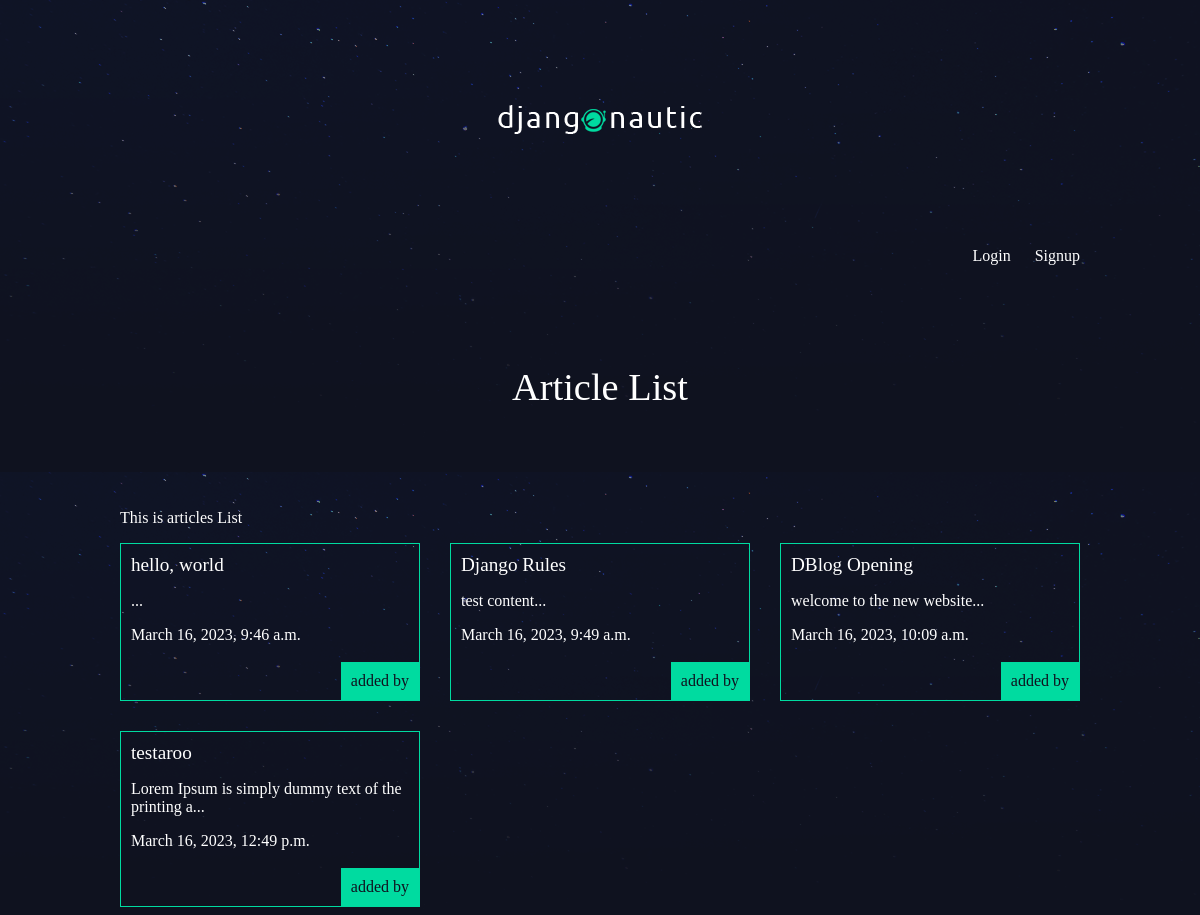
/articles/, run on an earlier commit of the app's database.
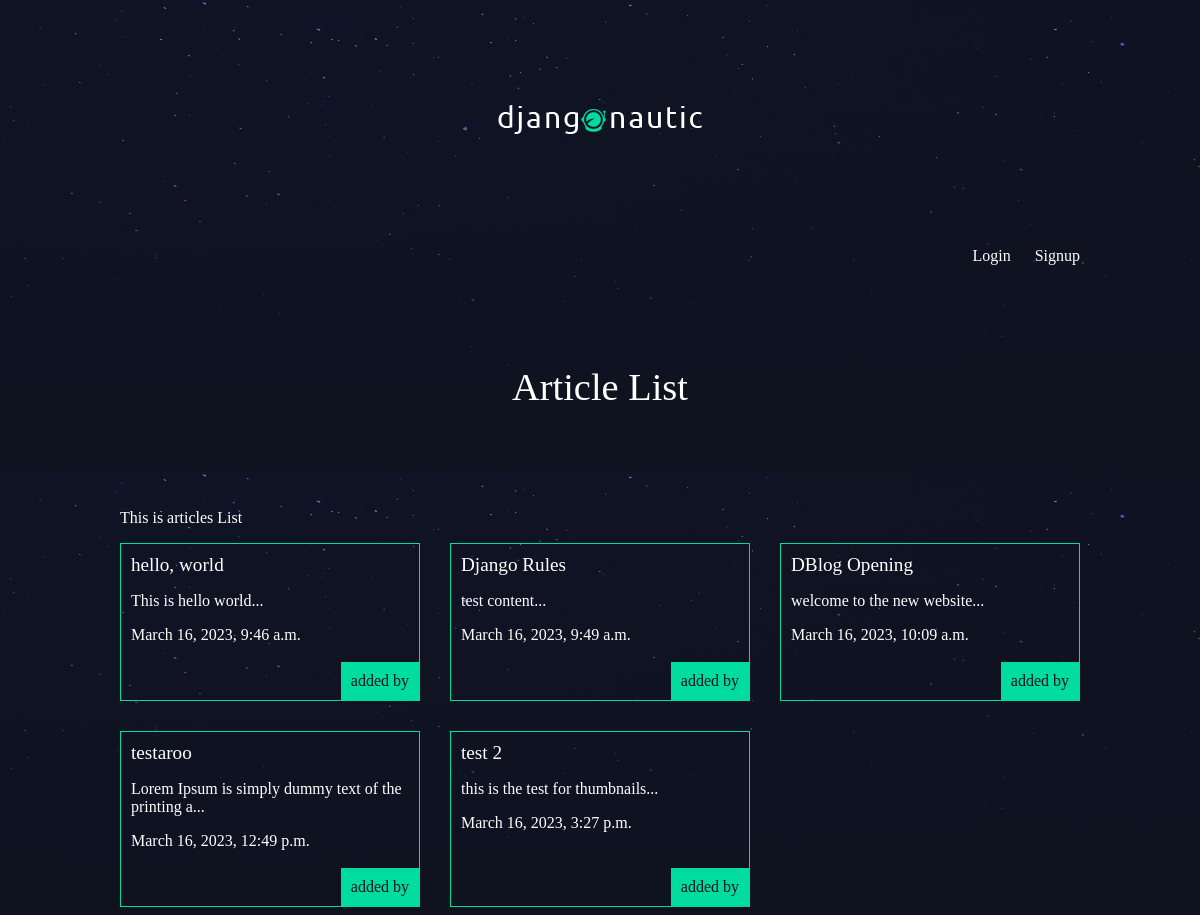
And on a later commit of the database.
### articles/models.py (models this page shows, shortened)
class Article(models.Model):
    title = models.CharField(max_length=100)
    slug = models.SlugField()
    body = models.TextField()
    date = models.DateTimeField(auto_now_add=True)
    thumb = models.ImageField(default='default.png' , blank=True)
    author = models.ForeignKey(User , default=None , on_delete=models.CASCADE)
    def snippet(self):
        return self.body[:50] + '...'

### articles/views.py (the view)
# urls.py: path('', views.article_list , name="list"),
def article_list(request):
    articles = Article.objects.all().order_by('date')
    return render(request , 'articles/article_list.html' , {'articles':articles})

### articles/templates/articles/article_list.html
{% extends 'base_layout.html' %}
{% block content %}
    <h1>
        Article List
    </h1>
    <p>This is articles List</p>
    <div class="articles">
        {% for article in articles %}
            <div class="article">
                <h2><a href="{% url 'articles:detail' slug=article.slug %}" >{{article.title}}</a></h2>
                <p>{{article.snippet}}</p>
                <p>{{article.date}}</p>
                <p class="author">added by {{article.author.username}} </p>
            </div>
        {%endfor %}
    </div>
{% endblock %}

What changed in the data, as far as the page shows it:
changed Article "hello, world": snippet "..." → "This is hello world..."
added Article: title "test 2", snippet "this is the test for thumbnails...", date "March 16, 2023, 3:27 p.m."
